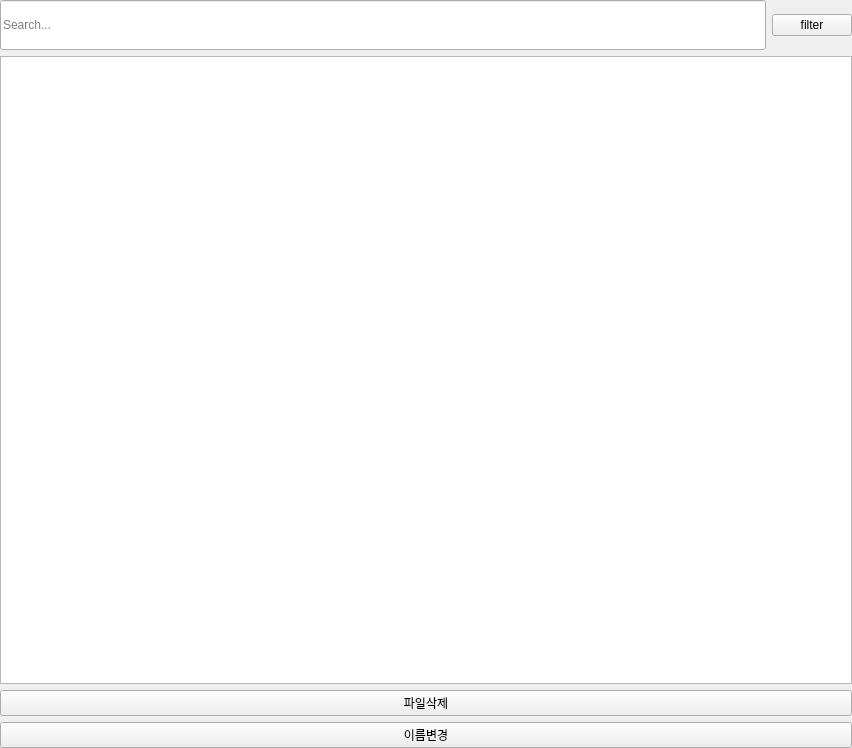
<?xml version="1.0" encoding="UTF-8"?>
<ui version="4.0">
 <class>Form</class>
 <widget class="QWidget" name="Form">
  <property name="geometry">
   <rect>
    <x>0</x>
    <y>0</y>
    <width>852</width>
    <height>748</height>
   </rect>
  </property>
  <property name="windowTitle">
   <string>Form</string>
  </property>
  <layout class="QGridLayout" name="gridLayout">
   <property name="leftMargin">
    <number>0</number>
   </property>
   <property name="topMargin">
    <number>0</number>
   </property>
   <property name="rightMargin">
    <number>0</number>
   </property>
   <property name="bottomMargin">
    <number>0</number>
   </property>
   <item row="0" column="0">
    <layout class="QVBoxLayout" name="verticalLayout">
     <item>
      <widget class="QFrame" name="frame">
       <property name="maximumSize">
        <size>
         <width>16777215</width>
         <height>50</height>
        </size>
       </property>
       <layout class="QHBoxLayout" name="horizontalLayout">
        <property name="leftMargin">
         <number>0</number>
        </property>
        <property name="topMargin">
         <number>0</number>
        </property>
        <property name="rightMargin">
         <number>0</number>
        </property>
        <property name="bottomMargin">
         <number>0</number>
        </property>
        <item>
         <widget class="QLineEdit" name="edtFilter">
          <property name="sizePolicy">
           <sizepolicy hsizetype="Expanding" vsizetype="Expanding">
            <horstretch>0</horstretch>
            <verstretch>0</verstretch>
           </sizepolicy>
          </property>
          <property name="text">
           <string/>
          </property>
          <property name="placeholderText">
           <string>Search...</string>
          </property>
         </widget>
        </item>
        <item>
         <widget class="QPushButton" name="btnFilter">
          <property name="text">
           <string>filter</string>
          </property>
         </widget>
        </item>
       </layout>
      </widget>
     </item>
     <item>
      <widget class="QTreeView" name="fileTreeView"/>
     </item>
     <item>
      <widget class="QPushButton" name="btnDel">
       <property name="text">
        <string>파일삭제</string>
       </property>
      </widget>
     </item>
     <item>
      <widget class="QPushButton" name="btnRen">
       <property name="text">
        <string>이름변경</string>
       </property>
      </widget>
     </item>
    </layout>
   </item>
  </layout>
 </widget>
 <resources/>
 <connections/>
</ui>
